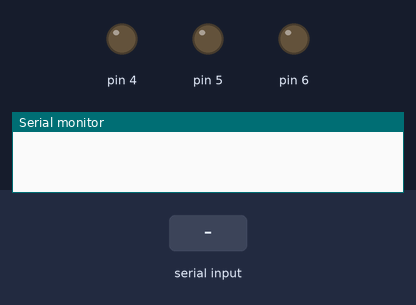
The sketch below on a simulated Arduino Uno, built with avr-gcc and run on an emulated ATmega328P. Shown: output pins drawn as LEDs (lit = HIGH), the last lines printed to the serial monitor. The test bench sets the inputs (shaded band).

Above: at 1.2 s.
1.3 s: "hydraulic one pump" received over Serial
At 2.5 s:
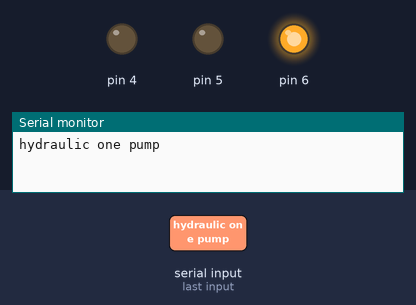
2.8 s: "hydraulic two pump" received over Serial
At 3.6 s:
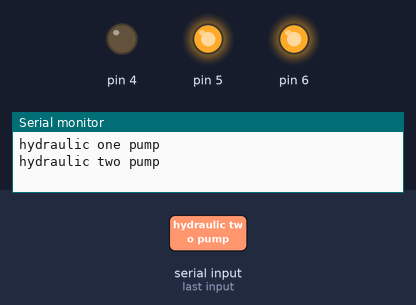
4.3 s: "hydraulic three pump" received over Serial
At 4.9 s:
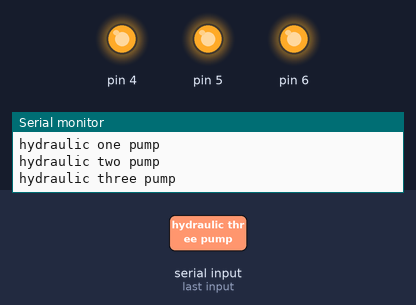
Timing chart, 0 to 7.3 s (numbered marks = the images above; inputs shaded):
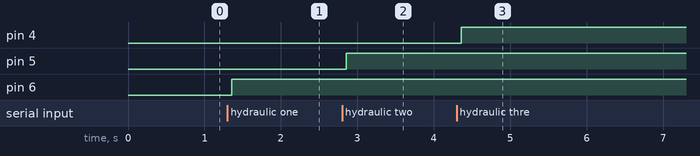

Measured:
- after the input at 1.3 s, pin 6: LOW → HIGH after 0.06 s
- after the input at 2.8 s, pin 5: LOW → HIGH after 0.06 s
- after the input at 4.3 s, pin 4: LOW → HIGH after 0.06 s

The sketch:

Project_UTS.ino
```cpp
String voice;
void setup() {
Serial.begin(9600);
pinMode(6, OUTPUT);
pinMode(5, OUTPUT);
pinMode(4, OUTPUT);
}

void loop() {
while(Serial.available()){
  delay(3);
  char c = Serial.read();
  voice+=c;}


if(voice.length() >0){
  Serial.println(voice);
  if(voice == "hydraulic one pump")
  {digitalWrite(6, HIGH);}
  else if(voice == "hydraulic one deflate")
  {digitalWrite(6, LOW);}
  else if(voice == "hydraulic two pump")
  {digitalWrite(5, HIGH);}
  else if(voice == "hydraulic two deflate")
  {digitalWrite(5, LOW);}
  else if(voice == "hydraulic three pump")
  {digitalWrite(4, HIGH);}
  else if(voice == "hydraulic three deflate")
  {digitalWrite(4, LOW);}
  else if(voice == "hydraulic all pump")
  {digitalWrite(4, HIGH);
    digitalWrite(5, HIGH);
  digitalWrite(6, HIGH);}
  else if(voice == "hydraulic all deflate")
  {digitalWrite(4, LOW);
    digitalWrite(5, LOW);
  digitalWrite(6, LOW);}
  voice = "";}
}
```
